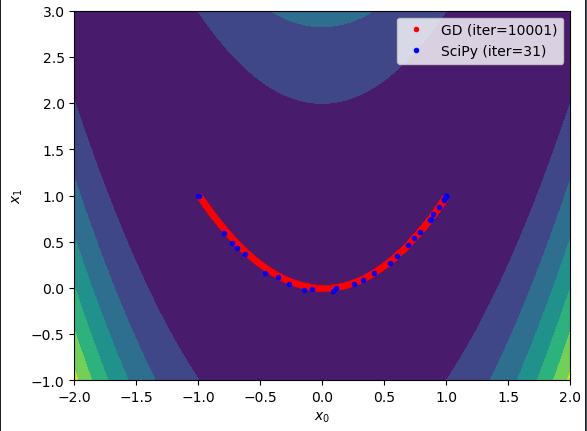

The Python source for this figure:
import numpy as np
import matplotlib.pyplot as plt
from scipy.optimize import minimize

if __name__ == '__main__':
    # Define a cost function and its gradient
    f   = lambda x: (1 - x[0])**2 + 100*(x[1] - x[0]**2)**2
    fd  = lambda x: np.array([-2+2*x[0]-400*x[0]*x[1]+400*x[0]**3,200*(x[1]-(x[0]**2))]) # TODO: Fill the gradient vector as [df / dx[0], df / dx[1]]

    # Define the configuration
    x_init = [-1, 1]   # Please try other initial points
    learn_rate = 0.001 # Please try 0.01, 0.005, and 0.0001
    max_iter = 10000   # Please try 100, 1000, and 100000
    min_tol = 1e-6

    # Optimize the cost function using my gradient descent
    x = np.array(x_init)
    gd_xs = [x]
    for i in range(max_iter):
        # Perform the gradient descent
        xp = x
        x = x-learn_rate*fd(x) # TODO: Implement your gradient descent
        gd_xs.append(x)

        # Check the terminal condition
        if np.linalg.norm(x - xp) < min_tol:
            break
    gd_xs = np.array(gd_xs)

    # Optimize the cost function using SciPy
    result = minimize(f, x_init, tol=min_tol, options={'maxiter': max_iter, 'return_all': True})
    sp_xs = np.array(result.allvecs)

    # Visualize the results
    x_range = np.linspace(-2, 2, 100)
    y_range = np.linspace(-1, 3, 100)
    xx, yy = np.meshgrid(x_range, y_range)
    zz = f((xx, yy))
    plt.contourf(xx, yy, zz)
    plt.plot(gd_xs[:,0], gd_xs[:,1], 'r.', label=f'GD (iter={len(gd_xs)})')
    plt.plot(sp_xs[:,0], sp_xs[:,1], 'b.', label=f'SciPy (iter={result.nit})')
    plt.xlabel('$x_0$')
    plt.ylabel('$x_1$')
    plt.legend()
    plt.show()
